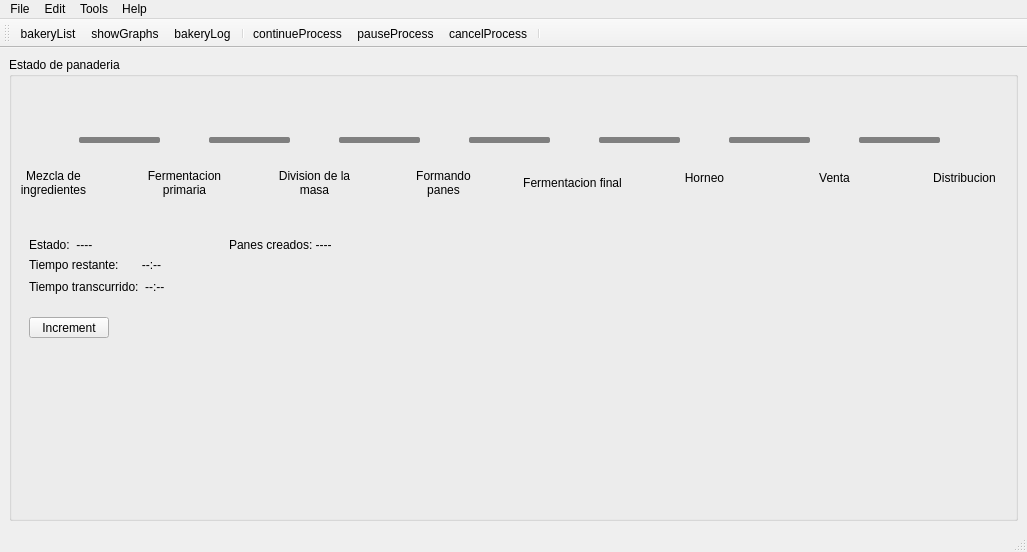
<?xml version="1.0" encoding="UTF-8"?>
<ui version="4.0">
 <class>MainWindow</class>
 <widget class="QMainWindow" name="MainWindow">
  <property name="geometry">
   <rect>
    <x>0</x>
    <y>0</y>
    <width>1027</width>
    <height>552</height>
   </rect>
  </property>
  <property name="windowTitle">
   <string>Bollo - Pre-alpha [Codename: Baguette]</string>
  </property>
  <property name="windowIcon">
   <iconset resource="../resources.qrc">
    <normaloff>:/images/assets/hbread.png</normaloff>:/images/assets/hbread.png</iconset>
  </property>
  <property name="windowFilePath">
   <string notr="true"/>
  </property>
  <widget class="QWidget" name="centralWidget">
   <layout class="QVBoxLayout" name="verticalLayout">
    <item>
     <widget class="QGroupBox" name="groupBox">
      <property name="title">
       <string>Estado de panaderia</string>
      </property>
      <widget class="QLabel" name="mixingIcon">
       <property name="geometry">
        <rect>
         <x>20</x>
         <y>60</y>
         <width>48</width>
         <height>48</height>
        </rect>
       </property>
       <property name="minimumSize">
        <size>
         <width>48</width>
         <height>48</height>
        </size>
       </property>
       <property name="maximumSize">
        <size>
         <width>48</width>
         <height>48</height>
        </size>
       </property>
       <property name="text">
        <string/>
       </property>
       <property name="pixmap">
        <pixmap resource="../resources.qrc">:/images/assets/pending-icon.png</pixmap>
       </property>
      </widget>
      <widget class="QLabel" name="firstFermentIcon">
       <property name="geometry">
        <rect>
         <x>150</x>
         <y>60</y>
         <width>48</width>
         <height>48</height>
        </rect>
       </property>
       <property name="minimumSize">
        <size>
         <width>48</width>
         <height>48</height>
        </size>
       </property>
       <property name="maximumSize">
        <size>
         <width>48</width>
         <height>48</height>
        </size>
       </property>
       <property name="text">
        <string/>
       </property>
       <property name="pixmap">
        <pixmap resource="../resources.qrc">:/images/assets/pending-icon.png</pixmap>
       </property>
      </widget>
      <widget class="QLabel" name="doughDivisionIcon">
       <property name="geometry">
        <rect>
         <x>280</x>
         <y>60</y>
         <width>48</width>
         <height>48</height>
        </rect>
       </property>
       <property name="minimumSize">
        <size>
         <width>48</width>
         <height>48</height>
        </size>
       </property>
       <property name="maximumSize">
        <size>
         <width>48</width>
         <height>48</height>
        </size>
       </property>
       <property name="text">
        <string/>
       </property>
       <property name="pixmap">
        <pixmap resource="../resources.qrc">:/images/assets/pending-icon.png</pixmap>
       </property>
      </widget>
      <widget class="QLabel" name="doughFormingIcon">
       <property name="geometry">
        <rect>
         <x>410</x>
         <y>60</y>
         <width>48</width>
         <height>48</height>
        </rect>
       </property>
       <property name="minimumSize">
        <size>
         <width>48</width>
         <height>48</height>
        </size>
       </property>
       <property name="maximumSize">
        <size>
         <width>48</width>
         <height>48</height>
        </size>
       </property>
       <property name="text">
        <string/>
       </property>
       <property name="pixmap">
        <pixmap resource="../resources.qrc">:/images/assets/pending-icon.png</pixmap>
       </property>
      </widget>
      <widget class="QLabel" name="finalFermentIcon">
       <property name="geometry">
        <rect>
         <x>540</x>
         <y>60</y>
         <width>48</width>
         <height>48</height>
        </rect>
       </property>
       <property name="minimumSize">
        <size>
         <width>48</width>
         <height>48</height>
        </size>
       </property>
       <property name="maximumSize">
        <size>
         <width>48</width>
         <height>48</height>
        </size>
       </property>
       <property name="text">
        <string/>
       </property>
       <property name="pixmap">
        <pixmap resource="../resources.qrc">:/images/assets/pending-icon.png</pixmap>
       </property>
      </widget>
      <widget class="QLabel" name="bakingIcon">
       <property name="geometry">
        <rect>
         <x>670</x>
         <y>60</y>
         <width>48</width>
         <height>48</height>
        </rect>
       </property>
       <property name="minimumSize">
        <size>
         <width>48</width>
         <height>48</height>
        </size>
       </property>
       <property name="maximumSize">
        <size>
         <width>48</width>
         <height>48</height>
        </size>
       </property>
       <property name="text">
        <string/>
       </property>
       <property name="pixmap">
        <pixmap resource="../resources.qrc">:/images/assets/pending-icon.png</pixmap>
       </property>
      </widget>
      <widget class="QLabel" name="shippedIcon">
       <property name="geometry">
        <rect>
         <x>930</x>
         <y>60</y>
         <width>48</width>
         <height>48</height>
        </rect>
       </property>
       <property name="minimumSize">
        <size>
         <width>48</width>
         <height>48</height>
        </size>
       </property>
       <property name="maximumSize">
        <size>
         <width>48</width>
         <height>48</height>
        </size>
       </property>
       <property name="text">
        <string/>
       </property>
       <property name="pixmap">
        <pixmap resource="../resources.qrc">:/images/assets/pending-icon.png</pixmap>
       </property>
      </widget>
      <widget class="QLabel" name="onSaleIcon">
       <property name="geometry">
        <rect>
         <x>800</x>
         <y>60</y>
         <width>48</width>
         <height>48</height>
        </rect>
       </property>
       <property name="minimumSize">
        <size>
         <width>48</width>
         <height>48</height>
        </size>
       </property>
       <property name="maximumSize">
        <size>
         <width>48</width>
         <height>48</height>
        </size>
       </property>
       <property name="text">
        <string/>
       </property>
       <property name="pixmap">
        <pixmap resource="../resources.qrc">:/images/assets/pending-icon.png</pixmap>
       </property>
      </widget>
      <widget class="QProgressBar" name="firstFermentBar">
       <property name="geometry">
        <rect>
         <x>70</x>
         <y>80</y>
         <width>81</width>
         <height>6</height>
        </rect>
       </property>
       <property name="maximumSize">
        <size>
         <width>16777215</width>
         <height>6</height>
        </size>
       </property>
       <property name="styleSheet">
        <string notr="true">QProgressBar {
    background-color: #808080;
	border-radius: 2px;
 }

QProgressBar::chunk {
    background-color: #5BC614;
 }</string>
       </property>
       <property name="value">
        <number>0</number>
       </property>
       <property name="textVisible">
        <bool>false</bool>
       </property>
      </widget>
      <widget class="QProgressBar" name="doughDivisionBar">
       <property name="geometry">
        <rect>
         <x>200</x>
         <y>80</y>
         <width>81</width>
         <height>6</height>
        </rect>
       </property>
       <property name="maximumSize">
        <size>
         <width>16777215</width>
         <height>6</height>
        </size>
       </property>
       <property name="styleSheet">
        <string notr="true">QProgressBar {
    background-color: #808080;
	border-radius: 2px;
 }

QProgressBar::chunk {
    background-color: #5BC614;
 }</string>
       </property>
       <property name="value">
        <number>0</number>
       </property>
       <property name="textVisible">
        <bool>false</bool>
       </property>
      </widget>
      <widget class="QProgressBar" name="doughFormingBar">
       <property name="geometry">
        <rect>
         <x>330</x>
         <y>80</y>
         <width>81</width>
         <height>6</height>
        </rect>
       </property>
       <property name="maximumSize">
        <size>
         <width>16777215</width>
         <height>6</height>
        </size>
       </property>
       <property name="styleSheet">
        <string notr="true">QProgressBar {
    background-color: #808080;
	border-radius: 2px;
 }

QProgressBar::chunk {
    background-color: #5BC614;
 }</string>
       </property>
       <property name="value">
        <number>0</number>
       </property>
       <property name="textVisible">
        <bool>false</bool>
       </property>
      </widget>
      <widget class="QProgressBar" name="finalFermentBar">
       <property name="geometry">
        <rect>
         <x>460</x>
         <y>80</y>
         <width>81</width>
         <height>6</height>
        </rect>
       </property>
       <property name="maximumSize">
        <size>
         <width>16777215</width>
         <height>6</height>
        </size>
       </property>
       <property name="styleSheet">
        <string notr="true">QProgressBar {
    background-color: #808080;
	border-radius: 2px;
 }

QProgressBar::chunk {
    background-color: #5BC614;
 }</string>
       </property>
       <property name="value">
        <number>0</number>
       </property>
       <property name="textVisible">
        <bool>false</bool>
       </property>
      </widget>
      <widget class="QProgressBar" name="bakingBar">
       <property name="geometry">
        <rect>
         <x>590</x>
         <y>80</y>
         <width>81</width>
         <height>6</height>
        </rect>
       </property>
       <property name="maximumSize">
        <size>
         <width>16777215</width>
         <height>6</height>
        </size>
       </property>
       <property name="styleSheet">
        <string notr="true">QProgressBar {
    background-color: #808080;
	border-radius: 2px;
 }

QProgressBar::chunk {
    background-color: #5BC614;
 }</string>
       </property>
       <property name="value">
        <number>0</number>
       </property>
       <property name="textVisible">
        <bool>false</bool>
       </property>
      </widget>
      <widget class="QProgressBar" name="onSaleBar">
       <property name="geometry">
        <rect>
         <x>720</x>
         <y>80</y>
         <width>81</width>
         <height>6</height>
        </rect>
       </property>
       <property name="maximumSize">
        <size>
         <width>16777215</width>
         <height>6</height>
        </size>
       </property>
       <property name="styleSheet">
        <string notr="true">QProgressBar {
    background-color: #808080;
	border-radius: 2px;
 }

QProgressBar::chunk {
    background-color: #5BC614;
 }</string>
       </property>
       <property name="value">
        <number>0</number>
       </property>
       <property name="textVisible">
        <bool>false</bool>
       </property>
      </widget>
      <widget class="QProgressBar" name="shippedBar">
       <property name="geometry">
        <rect>
         <x>850</x>
         <y>80</y>
         <width>81</width>
         <height>6</height>
        </rect>
       </property>
       <property name="maximumSize">
        <size>
         <width>16777215</width>
         <height>6</height>
        </size>
       </property>
       <property name="styleSheet">
        <string notr="true">QProgressBar {
    background-color: #808080;
	border-radius: 2px;
 }

QProgressBar::chunk {
    background-color: #5BC614;
 }</string>
       </property>
       <property name="value">
        <number>0</number>
       </property>
       <property name="textVisible">
        <bool>false</bool>
       </property>
      </widget>
      <widget class="QLabel" name="title1">
       <property name="geometry">
        <rect>
         <x>4</x>
         <y>110</y>
         <width>81</width>
         <height>31</height>
        </rect>
       </property>
       <property name="maximumSize">
        <size>
         <width>100</width>
         <height>16777215</height>
        </size>
       </property>
       <property name="styleSheet">
        <string notr="true"/>
       </property>
       <property name="text">
        <string>Mezcla de ingredientes</string>
       </property>
       <property name="alignment">
        <set>Qt::AlignCenter</set>
       </property>
       <property name="wordWrap">
        <bool>true</bool>
       </property>
      </widget>
      <widget class="QLabel" name="title2">
       <property name="geometry">
        <rect>
         <x>125</x>
         <y>110</y>
         <width>101</width>
         <height>31</height>
        </rect>
       </property>
       <property name="maximumSize">
        <size>
         <width>120</width>
         <height>16777215</height>
        </size>
       </property>
       <property name="text">
        <string>Fermentacion primaria</string>
       </property>
       <property name="alignment">
        <set>Qt::AlignCenter</set>
       </property>
       <property name="wordWrap">
        <bool>true</bool>
       </property>
      </widget>
      <widget class="QLabel" name="title3">
       <property name="geometry">
        <rect>
         <x>265</x>
         <y>110</y>
         <width>81</width>
         <height>31</height>
        </rect>
       </property>
       <property name="maximumSize">
        <size>
         <width>100</width>
         <height>16777215</height>
        </size>
       </property>
       <property name="text">
        <string>Division de la masa</string>
       </property>
       <property name="alignment">
        <set>Qt::AlignCenter</set>
       </property>
       <property name="wordWrap">
        <bool>true</bool>
       </property>
      </widget>
      <widget class="QLabel" name="title4">
       <property name="geometry">
        <rect>
         <x>394</x>
         <y>110</y>
         <width>81</width>
         <height>31</height>
        </rect>
       </property>
       <property name="maximumSize">
        <size>
         <width>100</width>
         <height>16777215</height>
        </size>
       </property>
       <property name="text">
        <string>Formando panes</string>
       </property>
       <property name="alignment">
        <set>Qt::AlignCenter</set>
       </property>
       <property name="wordWrap">
        <bool>true</bool>
       </property>
      </widget>
      <widget class="QLabel" name="title5">
       <property name="geometry">
        <rect>
         <x>513</x>
         <y>110</y>
         <width>101</width>
         <height>31</height>
        </rect>
       </property>
       <property name="maximumSize">
        <size>
         <width>120</width>
         <height>16777215</height>
        </size>
       </property>
       <property name="text">
        <string>Fermentacion final</string>
       </property>
       <property name="alignment">
        <set>Qt::AlignCenter</set>
       </property>
       <property name="wordWrap">
        <bool>true</bool>
       </property>
      </widget>
      <widget class="QLabel" name="title6">
       <property name="geometry">
        <rect>
         <x>660</x>
         <y>110</y>
         <width>71</width>
         <height>21</height>
        </rect>
       </property>
       <property name="maximumSize">
        <size>
         <width>120</width>
         <height>16777215</height>
        </size>
       </property>
       <property name="text">
        <string>Horneo</string>
       </property>
       <property name="alignment">
        <set>Qt::AlignCenter</set>
       </property>
       <property name="wordWrap">
        <bool>true</bool>
       </property>
      </widget>
      <widget class="QLabel" name="title7">
       <property name="geometry">
        <rect>
         <x>790</x>
         <y>110</y>
         <width>71</width>
         <height>21</height>
        </rect>
       </property>
       <property name="maximumSize">
        <size>
         <width>120</width>
         <height>16777215</height>
        </size>
       </property>
       <property name="text">
        <string>Venta</string>
       </property>
       <property name="alignment">
        <set>Qt::AlignCenter</set>
       </property>
       <property name="wordWrap">
        <bool>true</bool>
       </property>
      </widget>
      <widget class="QLabel" name="title8">
       <property name="geometry">
        <rect>
         <x>910</x>
         <y>110</y>
         <width>91</width>
         <height>21</height>
        </rect>
       </property>
       <property name="maximumSize">
        <size>
         <width>120</width>
         <height>16777215</height>
        </size>
       </property>
       <property name="text">
        <string>Distribucion</string>
       </property>
       <property name="alignment">
        <set>Qt::AlignCenter</set>
       </property>
       <property name="wordWrap">
        <bool>true</bool>
       </property>
      </widget>
      <widget class="QPushButton" name="incrementBtn">
       <property name="geometry">
        <rect>
         <x>20</x>
         <y>260</y>
         <width>80</width>
         <height>21</height>
        </rect>
       </property>
       <property name="text">
        <string>Increment</string>
       </property>
      </widget>
      <widget class="QLabel" name="statusLabel">
       <property name="geometry">
        <rect>
         <x>20</x>
         <y>180</y>
         <width>111</width>
         <height>16</height>
        </rect>
       </property>
       <property name="text">
        <string>Estado:  ----</string>
       </property>
      </widget>
      <widget class="QLabel" name="timeRemainingLabel">
       <property name="geometry">
        <rect>
         <x>20</x>
         <y>200</y>
         <width>151</width>
         <height>16</height>
        </rect>
       </property>
       <property name="text">
        <string>Tiempo restante:       --:--</string>
       </property>
      </widget>
      <widget class="QLabel" name="elapsedTimeLabel">
       <property name="geometry">
        <rect>
         <x>20</x>
         <y>220</y>
         <width>151</width>
         <height>20</height>
        </rect>
       </property>
       <property name="text">
        <string>Tiempo transcurrido:  --:--</string>
       </property>
      </widget>
      <widget class="QLabel" name="createdBreadsLabel">
       <property name="geometry">
        <rect>
         <x>220</x>
         <y>180</y>
         <width>111</width>
         <height>16</height>
        </rect>
       </property>
       <property name="text">
        <string>Panes creados: ----</string>
       </property>
      </widget>
     </widget>
    </item>
   </layout>
  </widget>
  <widget class="QMenuBar" name="menubar">
   <property name="geometry">
    <rect>
     <x>0</x>
     <y>0</y>
     <width>1027</width>
     <height>26</height>
    </rect>
   </property>
   <widget class="QMenu" name="menuFile">
    <property name="title">
     <string>File</string>
    </property>
    <addaction name="actionNewBakery"/>
    <addaction name="actionSignOut"/>
    <addaction name="separator"/>
    <addaction name="actionExit"/>
   </widget>
   <widget class="QMenu" name="menuEdit">
    <property name="title">
     <string>Edit</string>
    </property>
    <widget class="QMenu" name="menuThemes">
     <property name="title">
      <string>Temas</string>
     </property>
     <addaction name="actionThemeLight"/>
     <addaction name="actionThemeDark"/>
    </widget>
    <addaction name="actionEditBakerys"/>
    <addaction name="menuThemes"/>
    <addaction name="actionPreferencesPanel"/>
   </widget>
   <widget class="QMenu" name="menuTools">
    <property name="title">
     <string>Tools</string>
    </property>
    <addaction name="actionLogBrowser"/>
    <addaction name="actionGraphViewer"/>
    <addaction name="actionTelegram"/>
   </widget>
   <widget class="QMenu" name="menuHelp">
    <property name="title">
     <string>Help</string>
    </property>
    <addaction name="actionAbout"/>
    <addaction name="actionHelp"/>
   </widget>
   <addaction name="menuFile"/>
   <addaction name="menuEdit"/>
   <addaction name="menuTools"/>
   <addaction name="menuHelp"/>
  </widget>
  <widget class="QStatusBar" name="statusbar"/>
  <widget class="QToolBar" name="toolBar">
   <property name="windowTitle">
    <string>toolBar</string>
   </property>
   <attribute name="toolBarArea">
    <enum>TopToolBarArea</enum>
   </attribute>
   <attribute name="toolBarBreak">
    <bool>false</bool>
   </attribute>
   <addaction name="actionBakeryList"/>
   <addaction name="actionShowGraphs"/>
   <addaction name="actionBakeryLog"/>
   <addaction name="separator"/>
   <addaction name="actionContinueProcess"/>
   <addaction name="actionPauseProcess"/>
   <addaction name="actionCancelProcess"/>
   <addaction name="separator"/>
  </widget>
  <action name="actionBakeryList">
   <property name="icon">
    <iconset resource="../resources.qrc">
     <normaloff>:/images/assets/bread-icon.png</normaloff>:/images/assets/bread-icon.png</iconset>
   </property>
   <property name="text">
    <string>bakeryList</string>
   </property>
   <property name="toolTip">
    <string>Lista de panaderias</string>
   </property>
  </action>
  <action name="actionShowGraphs">
   <property name="icon">
    <iconset resource="../resources.qrc">
     <normaloff>:/images/assets/graph-icon.png</normaloff>:/images/assets/graph-icon.png</iconset>
   </property>
   <property name="text">
    <string>showGraphs</string>
   </property>
   <property name="toolTip">
    <string>Estadisticas y Graficos de la panaderia</string>
   </property>
  </action>
  <action name="actionContinueProcess">
   <property name="icon">
    <iconset resource="../resources.qrc">
     <normaloff>:/images/assets/continue-icon.png</normaloff>:/images/assets/continue-icon.png</iconset>
   </property>
   <property name="text">
    <string>continueProcess</string>
   </property>
   <property name="toolTip">
    <string>Reanuda el proceso de creacion del pan.</string>
   </property>
  </action>
  <action name="actionPauseProcess">
   <property name="icon">
    <iconset resource="../resources.qrc">
     <normaloff>:/images/assets/pause-icon.png</normaloff>:/images/assets/pause-icon.png</iconset>
   </property>
   <property name="text">
    <string>pauseProcess</string>
   </property>
   <property name="toolTip">
    <string>Detiene el proceso de creacion del pan.</string>
   </property>
  </action>
  <action name="actionCancelProcess">
   <property name="icon">
    <iconset resource="../resources.qrc">
     <normaloff>:/images/assets/cancel-icon.png</normaloff>:/images/assets/cancel-icon.png</iconset>
   </property>
   <property name="text">
    <string>cancelProcess</string>
   </property>
   <property name="toolTip">
    <string>Cancela el proceso de creacion del pan (Irreversible)</string>
   </property>
  </action>
  <action name="actionBakeryLog">
   <property name="icon">
    <iconset resource="../resources.qrc">
     <normaloff>:/images/assets/log-icon.png</normaloff>:/images/assets/log-icon.png</iconset>
   </property>
   <property name="text">
    <string>bakeryLog</string>
   </property>
   <property name="toolTip">
    <string>Bitacora de eventos de la panaderia</string>
   </property>
  </action>
  <action name="actionAbout">
   <property name="text">
    <string>About</string>
   </property>
   <property name="toolTip">
    <string>Informacion de la aplicacion</string>
   </property>
  </action>
  <action name="actionHelp">
   <property name="text">
    <string>Help</string>
   </property>
   <property name="toolTip">
    <string>Guia de ayuda</string>
   </property>
  </action>
  <action name="actionNewBakery">
   <property name="text">
    <string>Nueva panaderia</string>
   </property>
   <property name="toolTip">
    <string>Agregar nueva panaderia</string>
   </property>
  </action>
  <action name="actionExit">
   <property name="text">
    <string>Salir</string>
   </property>
   <property name="toolTip">
    <string>Cerrar la aplicacion</string>
   </property>
  </action>
  <action name="actionSignOut">
   <property name="text">
    <string>Cerrar sesion</string>
   </property>
  </action>
  <action name="actionLogBrowser">
   <property name="text">
    <string>Navegador de bitacoras</string>
   </property>
   <property name="toolTip">
    <string>Explorar las bitacoras del sistema</string>
   </property>
  </action>
  <action name="actionGraphViewer">
   <property name="text">
    <string>Visor de graficos</string>
   </property>
   <property name="toolTip">
    <string>Graficos estadisticos de las panaderias</string>
   </property>
  </action>
  <action name="actionTelegram">
   <property name="text">
    <string>Telegram</string>
   </property>
   <property name="toolTip">
    <string>Ajustes de integracion con Telegram</string>
   </property>
  </action>
  <action name="actionThemeLight">
   <property name="checkable">
    <bool>true</bool>
   </property>
   <property name="text">
    <string>Light</string>
   </property>
   <property name="toolTip">
    <string>Tema por defecto (Light)</string>
   </property>
  </action>
  <action name="actionThemeDark">
   <property name="checkable">
    <bool>true</bool>
   </property>
   <property name="text">
    <string>Dark</string>
   </property>
   <property name="toolTip">
    <string>Tema oscuro (Dark)</string>
   </property>
  </action>
  <action name="actionChangePassword">
   <property name="text">
    <string>Cambiar contrasena</string>
   </property>
   <property name="toolTip">
    <string>Cambiar contrasena de usuario</string>
   </property>
  </action>
  <action name="actionEditBakerys">
   <property name="text">
    <string>Editar panaderias</string>
   </property>
  </action>
  <action name="actionPreferencesPanel">
   <property name="text">
    <string>Preferencias</string>
   </property>
   <property name="toolTip">
    <string>Preferencias de la aplicacion</string>
   </property>
  </action>
 </widget>
 <resources>
  <include location="../resources.qrc"/>
 </resources>
 <connections/>
</ui>
